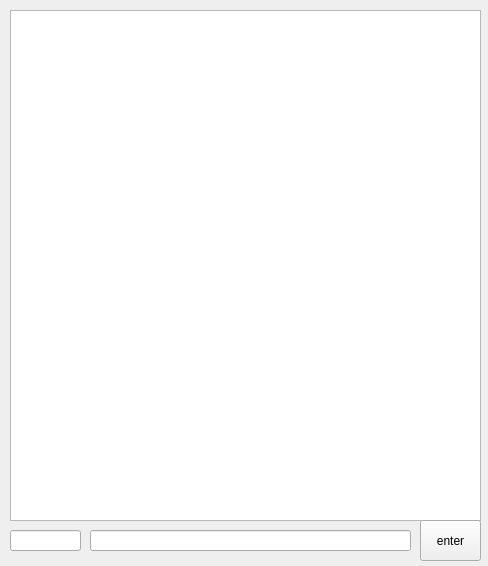
<?xml version="1.0" encoding="UTF-8"?>
<ui version="4.0">
 <class>MainWindow</class>
 <widget class="QMainWindow" name="MainWindow">
  <property name="geometry">
   <rect>
    <x>0</x>
    <y>0</y>
    <width>488</width>
    <height>566</height>
   </rect>
  </property>
  <property name="windowTitle">
   <string>ChatTool</string>
  </property>
  <widget class="QWidget" name="centralwidget">
   <widget class="QListWidget" name="list_chat">
    <property name="geometry">
     <rect>
      <x>10</x>
      <y>10</y>
      <width>471</width>
      <height>511</height>
     </rect>
    </property>
   </widget>
   <widget class="QLineEdit" name="edit_name">
    <property name="geometry">
     <rect>
      <x>10</x>
      <y>530</y>
      <width>71</width>
      <height>21</height>
     </rect>
    </property>
   </widget>
   <widget class="QLineEdit" name="edit_text">
    <property name="geometry">
     <rect>
      <x>90</x>
      <y>530</y>
      <width>321</width>
      <height>21</height>
     </rect>
    </property>
   </widget>
   <widget class="QPushButton" name="btn_send">
    <property name="enabled">
     <bool>true</bool>
    </property>
    <property name="geometry">
     <rect>
      <x>420</x>
      <y>520</y>
      <width>61</width>
      <height>41</height>
     </rect>
    </property>
    <property name="text">
     <string>enter</string>
    </property>
   </widget>
  </widget>
 </widget>
 <resources/>
 <connections/>
</ui>
